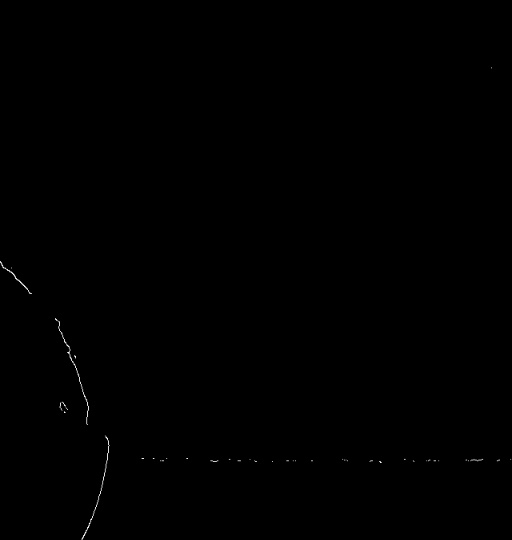
#> input picture boundedHand.jpg, 512 x 540 px
$ python -i boundingBox.py   (imports and definitions only)   (older library calls are emulated)
#> lines starting #> are read from the running program, lines starting #| are printed output that depends on the picture; after the words box and inside, x2 and y2 are one past the last pixel; in counts of white or black regions, pixels touching at a corner belong together
#> further down, picture is the input picture: shape (540, 512, 3); min 0, max 255, mean 0.3
# Bounding box functionality

import cv2
import numpy as np

backSub = cv2.createBackgroundSubtractorMOG2(history=60,
                                             varThreshold=15,
                                             detectShadows=False)

# Runs edge detection then background subtraction on an image
def preProcMask(image):
    gray = cv2.cvtColor(image, cv2.COLOR_BGR2GRAY)
    blur = cv2.GaussianBlur(gray, (7, 7), 2)
    canny = cv2.Canny(blur, 30, 30)
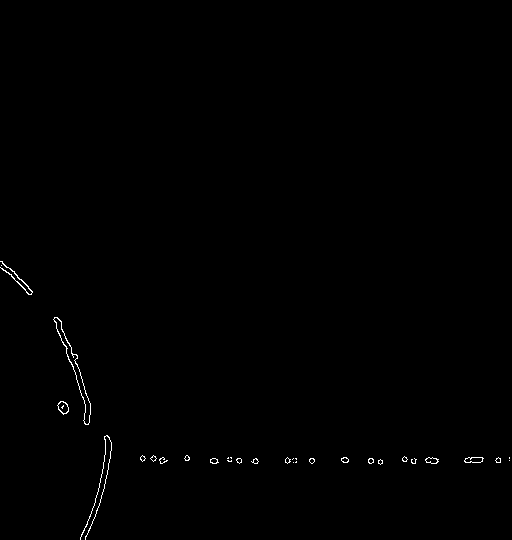
#> canny: shape (540, 512); 0.37% white in thin lines or dots, all inside (x1, y1, x2, y2) = (0, 261, 510, 540)
    fgMask = backSub.apply(canny)
#> fgMask: shape (540, 512); every value is 255
    return fgMask


# initializes and returns left, right, top and bottom of bounding box
# [9 lines left out: function initBoundingBox, not called in this run]


# Returns the bounding box cut from the image
def getBoxAsImage(frame, left, right, top, bottom):
    newFrame = frame.copy()
    return newFrame[top:bottom, left:right]

# Resizes the frame to a new width and height
def resizeImage(frame, width, height):
    newDim = (width, height)
    return cv2.resize(frame.copy(), newDim, interpolation=cv2.INTER_AREA)

# Draws bounding box and text on copy of original frame
# [69 lines left out: functions drawBoundingBox, compareBoxes, updateBoundingBox, not called in this run]

>>> import cv2
>>> picture = cv2.imread('../boundedHand.jpg')
>>> result = preProcMask(picture)
